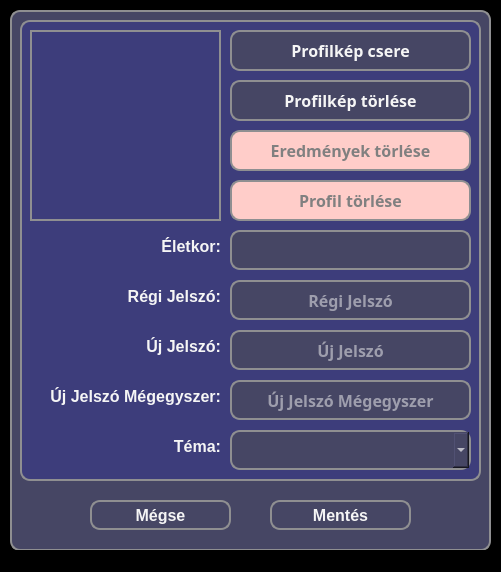
<?xml version="1.0" encoding="UTF-8"?>
<ui version="4.0">
 <class>MainWindow</class>
 <widget class="QMainWindow" name="MainWindow">
  <property name="geometry">
   <rect>
    <x>0</x>
    <y>0</y>
    <width>501</width>
    <height>572</height>
   </rect>
  </property>
  <property name="windowTitle">
   <string>Beállítások</string>
  </property>
  <property name="styleSheet">
   <string notr="true">* {
	background-color: black;
}</string>
  </property>
  <widget class="QWidget" name="centralwidget">
   <widget class="QWidget" name="widget_3" native="true">
    <property name="geometry">
     <rect>
      <x>10</x>
      <y>10</y>
      <width>481</width>
      <height>541</height>
     </rect>
    </property>
    <property name="styleSheet">
     <string notr="true">* {
	background-color: rgb(70, 70, 100);
	border: 2px solid #8f8f91;
	border-radius: 10px;
	color: white;
	font-size: 16px;
	font-weight: bold;
}</string>
    </property>
    <widget class="QPushButton" name="abortButton">
     <property name="geometry">
      <rect>
       <x>80</x>
       <y>490</y>
       <width>141</width>
       <height>30</height>
      </rect>
     </property>
     <property name="styleSheet">
      <string notr="true">* {
	background-color: rgb(70, 70, 100);
	color: whitesmoke;
}

*:hover {
	background-color: rgb(120, 120, 220);
	color: white;
}</string>
     </property>
     <property name="text">
      <string>Mégse</string>
     </property>
    </widget>
    <widget class="QPushButton" name="saveAndCloseButton">
     <property name="geometry">
      <rect>
       <x>260</x>
       <y>490</y>
       <width>141</width>
       <height>30</height>
      </rect>
     </property>
     <property name="styleSheet">
      <string notr="true">* {
	background-color: rgb(70, 70, 100);
	color: whitesmoke;
}

*:hover {
	background-color: rgb(120, 120, 220);
	color: white;
}</string>
     </property>
     <property name="text">
      <string>Mentés</string>
     </property>
    </widget>
    <widget class="QWidget" name="widget_2" native="true">
     <property name="geometry">
      <rect>
       <x>10</x>
       <y>10</y>
       <width>461</width>
       <height>461</height>
      </rect>
     </property>
     <property name="styleSheet">
      <string notr="true">* {
	background-color: #3d3d7b;
	border: 2px solid #8f8f91;
	border-radius: 10px;
	color: white;
	font-size: 16px;
	font-weight: bold;
}</string>
     </property>
     <widget class="QFrame" name="profilePicture">
      <property name="geometry">
       <rect>
        <x>10</x>
        <y>10</y>
        <width>191</width>
        <height>191</height>
       </rect>
      </property>
      <property name="styleSheet">
       <string notr="true">border-radius: 0px;</string>
      </property>
      <property name="frameShape">
       <enum>QFrame::StyledPanel</enum>
      </property>
      <property name="frameShadow">
       <enum>QFrame::Raised</enum>
      </property>
     </widget>
     <widget class="QPushButton" name="changeProfilePictureButton">
      <property name="geometry">
       <rect>
        <x>210</x>
        <y>10</y>
        <width>241</width>
        <height>41</height>
       </rect>
      </property>
      <property name="font">
       <font>
        <family>Corbel</family>
        <pointsize>-1</pointsize>
        <bold>true</bold>
       </font>
      </property>
      <property name="styleSheet">
       <string notr="true">* {
	background-color: rgb(70, 70, 100);
	color: whitesmoke;
}

*:hover {
	background-color: rgb(120, 120, 220);
	color: white;
}</string>
      </property>
      <property name="text">
       <string>Profilkép csere</string>
      </property>
     </widget>
     <widget class="QPushButton" name="restoreDefaultResultsButton">
      <property name="geometry">
       <rect>
        <x>210</x>
        <y>110</y>
        <width>241</width>
        <height>41</height>
       </rect>
      </property>
      <property name="font">
       <font>
        <family>Corbel</family>
        <pointsize>-1</pointsize>
        <bold>true</bold>
       </font>
      </property>
      <property name="styleSheet">
       <string notr="true">* {
	background-color: rgb(255, 205, 201);
	color: grey;
}

*:hover {
	background-color: rgb(255, 102, 89);
	color: white;
}</string>
      </property>
      <property name="text">
       <string>Eredmények törlése</string>
      </property>
     </widget>
     <widget class="QPushButton" name="deleteUserProfileButton">
      <property name="geometry">
       <rect>
        <x>210</x>
        <y>160</y>
        <width>241</width>
        <height>41</height>
       </rect>
      </property>
      <property name="font">
       <font>
        <family>Corbel</family>
        <pointsize>-1</pointsize>
        <bold>true</bold>
       </font>
      </property>
      <property name="styleSheet">
       <string notr="true">* {
	background-color: rgb(255, 205, 201);
	color: grey;
}

*:hover {
	background-color: rgb(255, 102, 89);
	color: white;
}</string>
      </property>
      <property name="text">
       <string>Profil törlése</string>
      </property>
     </widget>
     <widget class="QComboBox" name="changeThemeBox">
      <property name="geometry">
       <rect>
        <x>210</x>
        <y>410</y>
        <width>241</width>
        <height>40</height>
       </rect>
      </property>
      <property name="font">
       <font>
        <family>Corbel</family>
        <pointsize>-1</pointsize>
        <bold>true</bold>
       </font>
      </property>
      <property name="styleSheet">
       <string notr="true">* {
	background-color: rgb(70, 70, 100);
}</string>
      </property>
      <property name="editable">
       <bool>true</bool>
      </property>
      <property name="currentText">
       <string/>
      </property>
      <property name="placeholderText">
       <string/>
      </property>
      <property name="frame">
       <bool>true</bool>
      </property>
     </widget>
     <widget class="QPushButton" name="deleteProfilePictureButton">
      <property name="geometry">
       <rect>
        <x>210</x>
        <y>60</y>
        <width>241</width>
        <height>41</height>
       </rect>
      </property>
      <property name="font">
       <font>
        <family>Corbel</family>
        <pointsize>-1</pointsize>
        <bold>true</bold>
       </font>
      </property>
      <property name="styleSheet">
       <string notr="true">* {
	background-color: rgb(70, 70, 100);
	color: whitesmoke;
}

*:hover {
	background-color: rgb(120, 120, 220);
	color: white;
}</string>
      </property>
      <property name="text">
       <string>Profilkép törlése</string>
      </property>
     </widget>
     <widget class="QLineEdit" name="changeUserAge">
      <property name="geometry">
       <rect>
        <x>210</x>
        <y>210</y>
        <width>241</width>
        <height>40</height>
       </rect>
      </property>
      <property name="styleSheet">
       <string notr="true">* {
	background-color: rgb(70, 70, 100);
	color: whitesmoke;
}

*:hover {
	background-color: rgb(120, 120, 220);
	color: white;
}</string>
      </property>
      <property name="text">
       <string/>
      </property>
      <property name="echoMode">
       <enum>QLineEdit::Normal</enum>
      </property>
      <property name="alignment">
       <set>Qt::AlignCenter</set>
      </property>
      <property name="placeholderText">
       <string/>
      </property>
     </widget>
     <widget class="QLineEdit" name="oldPassword">
      <property name="geometry">
       <rect>
        <x>210</x>
        <y>260</y>
        <width>241</width>
        <height>40</height>
       </rect>
      </property>
      <property name="font">
       <font>
        <family>Corbel</family>
        <pointsize>-1</pointsize>
        <bold>true</bold>
       </font>
      </property>
      <property name="autoFillBackground">
       <bool>false</bool>
      </property>
      <property name="styleSheet">
       <string notr="true">* {
	background-color: rgb(70, 70, 100);
	color: whitesmoke;
}

*:hover {
	background-color: rgb(120, 120, 220);
	color: white;
}</string>
      </property>
      <property name="echoMode">
       <enum>QLineEdit::Password</enum>
      </property>
      <property name="alignment">
       <set>Qt::AlignCenter</set>
      </property>
      <property name="placeholderText">
       <string>Régi Jelszó</string>
      </property>
     </widget>
     <widget class="QLineEdit" name="newPassword1">
      <property name="geometry">
       <rect>
        <x>210</x>
        <y>310</y>
        <width>241</width>
        <height>40</height>
       </rect>
      </property>
      <property name="font">
       <font>
        <family>Corbel</family>
        <pointsize>-1</pointsize>
        <bold>true</bold>
       </font>
      </property>
      <property name="autoFillBackground">
       <bool>false</bool>
      </property>
      <property name="styleSheet">
       <string notr="true">* {
	background-color: rgb(70, 70, 100);
	color: whitesmoke;
}

*:hover {
	background-color: rgb(120, 120, 220);
	color: white;
}</string>
      </property>
      <property name="echoMode">
       <enum>QLineEdit::Password</enum>
      </property>
      <property name="alignment">
       <set>Qt::AlignCenter</set>
      </property>
      <property name="placeholderText">
       <string>Új Jelszó</string>
      </property>
     </widget>
     <widget class="QLineEdit" name="newPassword2">
      <property name="geometry">
       <rect>
        <x>210</x>
        <y>360</y>
        <width>241</width>
        <height>40</height>
       </rect>
      </property>
      <property name="font">
       <font>
        <family>Corbel</family>
        <pointsize>-1</pointsize>
        <bold>true</bold>
       </font>
      </property>
      <property name="autoFillBackground">
       <bool>false</bool>
      </property>
      <property name="styleSheet">
       <string notr="true">* {
	background-color: rgb(70, 70, 100);
	color: whitesmoke;
}

*:hover {
	background-color: rgb(120, 120, 220);
	color: white;
}</string>
      </property>
      <property name="echoMode">
       <enum>QLineEdit::Password</enum>
      </property>
      <property name="alignment">
       <set>Qt::AlignCenter</set>
      </property>
      <property name="placeholderText">
       <string>Új Jelszó Mégegyszer</string>
      </property>
     </widget>
     <widget class="QLabel" name="userAgeLabel">
      <property name="geometry">
       <rect>
        <x>10</x>
        <y>217</y>
        <width>191</width>
        <height>31</height>
       </rect>
      </property>
      <property name="layoutDirection">
       <enum>Qt::LeftToRight</enum>
      </property>
      <property name="styleSheet">
       <string notr="true">*{
	color: whitesmoke;
	border: none;
}</string>
      </property>
      <property name="text">
       <string>Életkor:</string>
      </property>
      <property name="alignment">
       <set>Qt::AlignRight</set>
      </property>
     </widget>
     <widget class="QLabel" name="oldPasswordLabel">
      <property name="geometry">
       <rect>
        <x>10</x>
        <y>267</y>
        <width>191</width>
        <height>31</height>
       </rect>
      </property>
      <property name="layoutDirection">
       <enum>Qt::LeftToRight</enum>
      </property>
      <property name="styleSheet">
       <string notr="true">*{
	color: whitesmoke;
	border: none;
}</string>
      </property>
      <property name="text">
       <string>Régi Jelszó:</string>
      </property>
      <property name="alignment">
       <set>Qt::AlignRight</set>
      </property>
     </widget>
     <widget class="QLabel" name="newPassword1Label">
      <property name="geometry">
       <rect>
        <x>10</x>
        <y>317</y>
        <width>191</width>
        <height>31</height>
       </rect>
      </property>
      <property name="layoutDirection">
       <enum>Qt::LeftToRight</enum>
      </property>
      <property name="styleSheet">
       <string notr="true">*{
	color: whitesmoke;
	border: none;
}</string>
      </property>
      <property name="text">
       <string>Új Jelszó:</string>
      </property>
      <property name="alignment">
       <set>Qt::AlignRight</set>
      </property>
     </widget>
     <widget class="QLabel" name="newPassword2Label">
      <property name="geometry">
       <rect>
        <x>10</x>
        <y>367</y>
        <width>191</width>
        <height>31</height>
       </rect>
      </property>
      <property name="layoutDirection">
       <enum>Qt::LeftToRight</enum>
      </property>
      <property name="styleSheet">
       <string notr="true">*{
	color: whitesmoke;
	border: none;
}</string>
      </property>
      <property name="text">
       <string>Új Jelszó Mégegyszer:</string>
      </property>
      <property name="alignment">
       <set>Qt::AlignRight</set>
      </property>
     </widget>
     <widget class="QLabel" name="themeLabel">
      <property name="geometry">
       <rect>
        <x>10</x>
        <y>417</y>
        <width>191</width>
        <height>31</height>
       </rect>
      </property>
      <property name="layoutDirection">
       <enum>Qt::LeftToRight</enum>
      </property>
      <property name="styleSheet">
       <string notr="true">*{
	color: whitesmoke;
	border: none;
}</string>
      </property>
      <property name="text">
       <string>Téma:</string>
      </property>
      <property name="alignment">
       <set>Qt::AlignRight</set>
      </property>
     </widget>
    </widget>
   </widget>
  </widget>
  <widget class="QStatusBar" name="statusbar"/>
 </widget>
 <resources/>
 <connections/>
</ui>
